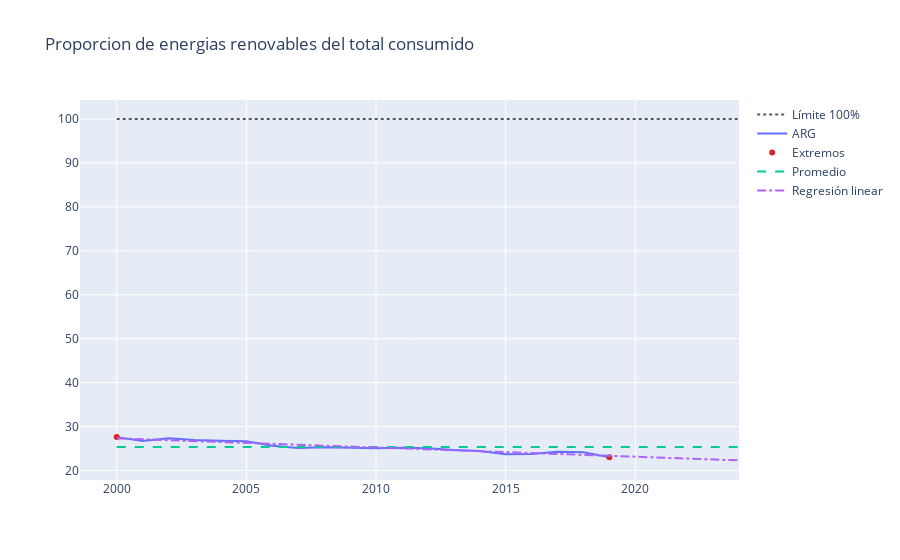

Here is the notebook cell this chart was saved with:
### Code cell
num_c = 3
columnas = ['intensidad_energetica_medida_en_terminos_de_energia_primaria_y_PBI', 'proporcion_de_la_poblacion_con_acceso_a_elecricidad', 'proporcion_de_la_poblacion_con_dependencia_primaria_a_energias_limpias', 'proporcion_de_energias_renovables_del_total_consumido']
columna = columnas[num_c]
if num_c == 0:
    limite_v = None
else:
    limite_v = 1000
df = table2[['Anio', columna]].groupby('Anio').mean().reset_index()
avg = df[columna].mean()
maxmin = df[(df[columna] == df[columna].min()) | (df[columna] == df[columna].max())]

# Colores
comp = '#636EFA'
prom = '#00CC96'
regl = '#AB63FA'
extr = '#D62728'
limM = '#565656'

# Modelo
X = df['Anio'].values.reshape(-1,1)
y = df[columna].values.reshape(-1,1)
model = LinearRegression()
model.fit(X,y)
X_range = np.arange(2000, 2025).reshape(-1,1)

fig = go.Figure()
fig.update_layout(title_text = ' '.join(columna.split('_')).capitalize())
if limite_v:
    fig.add_trace(go.Scatter(x = X_range.reshape(-1), y = 100*np.ones_like(X_range.reshape(-1)), name = 'Límite 100%', line = {'color' : limM, 'dash':'dot'}))
fig.add_trace(go.Scatter(x = df['Anio'], y = df[columna], name = pais, line={'color':comp}))
fig.add_trace(go.Scatter(x = maxmin['Anio'], y = maxmin[columna], mode = 'markers', name = 'Extremos', line={'color':extr}))
fig.add_trace(go.Scatter(x = X_range.reshape(-1), y = avg*np.ones_like(X_range.reshape(-1)), name = 'Promedio', line={'color':prom, 'dash':'dash'}))
fig.add_trace(go.Scatter(x = X_range.reshape(-1), y = model.predict(X_range).reshape(-1), name = 'Regresión linear', line = {'color' : regl, 'dash':'dashdot'}))

fig.show()

### Figure 1 — Plotly figure (JSON) as saved in the notebook; plotly's stock layout.template omitted (floating-point values rounded to 4 significant figures)
{"data": [{"line": {"color": "#565656", "dash": "dot"}, "name": "Límite 100%", "type": "scatter", "x": [2000, 2001, 2002, 2003, 2004, 2005, 2006, 2007, 2008, 2009, 2010, 2011, 2012, 2013, 2014, 2015, 2016, 2017, 2018, 2019, 2020, 2021, 2022, 2023, 2024], "y": [100, 100, 100, 100, 100, 100, 100, 100, 100, 100, 100, 100, 100, 100, 100, 100, 100, 100, 100, 100, 100, 100, 100, 100, 100]}, {"line": {"color": "#636EFA"}, "name": "ARG", "type": "scatter", "x": [2000, 2001, 2002, 2003, 2004, 2005, 2006, 2007, 2008, 2009, 2010, 2011, 2012, 2013, 2014, 2015, 2016, 2017, 2018, 2019], "y": [27.6, 26.71, 27.36, 26.94, 26.76, 26.65, 25.62, 25.13, 25.3, 25.2, 25.08, 25.2, 25.1, 24.7, 24.43, 23.73, 23.77, 24.29, 24.18, 23.02]}, {"line": {"color": "#D62728"}, "mode": "markers", "name": "Extremos", "type": "scatter", "x": [2000, 2019], "y": [27.6, 23.02]}, {"line": {"color": "#00CC96", "dash": "dash"}, "name": "Promedio", "type": "scatter", "x": [2000, 2001, 2002, 2003, 2004, 2005, 2006, 2007, 2008, 2009, 2010, 2011, 2012, 2013, 2014, 2015, 2016, 2017, 2018, 2019, 2020, 2021, 2022, 2023, 2024], "y": [25.34, 25.34, 25.34, 25.34, 25.34, 25.34, 25.34, 25.34, 25.34, 25.34, 25.34, 25.34, 25.34, 25.34, 25.34, 25.34, 25.34, 25.34, 25.34, 25.34, 25.34, 25.34, 25.34, 25.34, 25.34]}, {"line": {"color": "#AB63FA", "dash": "dashdot"}, "name": "Regresión linear", "type": "scatter", "x": [2000, 2001, 2002, 2003, 2004, 2005, 2006, 2007, 2008, 2009, 2010, 2011, 2012, 2013, 2014, 2015, 2016, 2017, 2018, 2019, 2020, 2021, 2022, 2023, 2024], "y": [27.32, 27.11, 26.91, 26.7, 26.49, 26.28, 26.07, 25.86, 25.65, 25.44, 25.23, 25.03, 24.82, 24.61, 24.4, 24.19, 23.98, 23.77, 23.56, 23.35, 23.14, 22.94, 22.73, 22.52, 22.31]}], "layout": {"title": {"text": "Proporcion de energias renovables del total consumido"}}}
